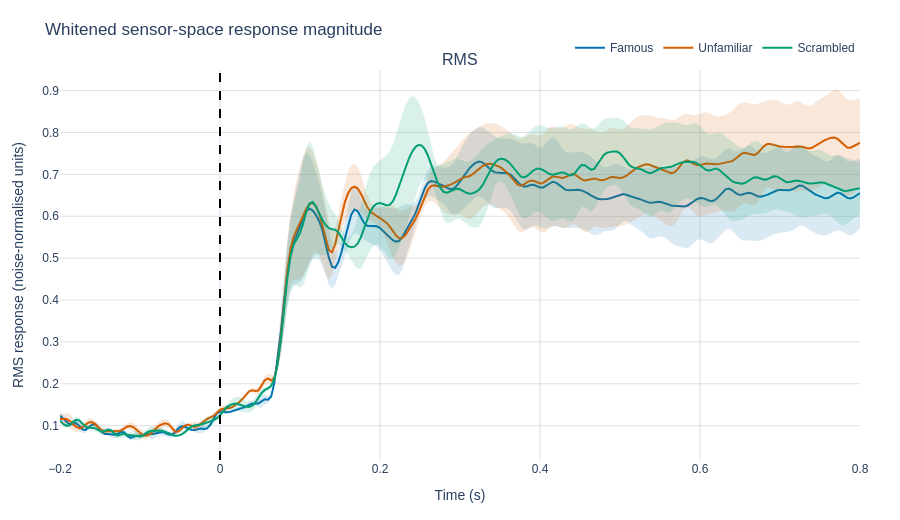

The code cell stored with this chart in its notebook:
### Markdown cell above
### Sensor-space sanity check

Before reducing anything, verify that stimulus-locked structure is actually visible in the whitened sensor data. For each participant and condition we average trials and compute the root-mean-square response across sensors.

This is a cheap but non-negotiable step: PCA will happily return components from data containing nothing but noise, and a flat RMS here would mean every geometric result downstream is describing noise geometry. It is a compact quality-control view, not a replacement for inspecting the original epochs.

### Code cell
sensor_magnitude = {c: [] for c in conditions}

for subject in unique_subjects:
    for condition in conditions:
        rows = (subjects == subject) & (labels == condition)
        evoked = X[rows].mean(axis=0)
        sensor_magnitude[condition].append(np.sqrt(np.mean(evoked**2, axis=0)))

# One curve per participant, grouped by condition: plot_timecourses draws the
# group mean with an SEM band.
sensor_curves = np.concatenate(
    [np.asarray(sensor_magnitude[condition]) for condition in conditions]
)[:, np.newaxis, :]
sensor_groups = [
    LABEL_NAMES[condition]
    for condition in conditions
    for _ in sensor_magnitude[condition]
]

fig_sensor = plot_timecourses(
    sensor_curves,
    times=times,
    channel_names=["RMS"],
    group_labels=sensor_groups,
    palette={LABEL_NAMES[c]: CONDITION_COLORS[c] for c in conditions},
    error_style="band",
    xlabel="Time (s)",
    ylabel="RMS response (noise-normalised units)",
    title="Whitened sensor-space response magnitude",
)
fig_sensor.add_vline(x=0, line_dash="dash", line_color="black")
fig_sensor.show()

### Figure 1 — Plotly figure (JSON) as saved in the notebook; plotly's stock layout.template omitted (floating-point values rounded to 4 significant figures; data arrays with more than 128 entries replaced by an {"elided": "..."} marker saying what was removed)
{"data": [{"hoverinfo": "skip", "legendgroup": "Famous", "line": {"width": 0}, "mode": "lines", "showlegend": false, "type": "scatter", "x": {"elided": "251 float values"}, "xaxis": "x", "y": {"elided": "251 float values"}, "yaxis": "y"}, {"fill": "tonexty", "fillcolor": "rgba(0, 114, 178, 0.15)", "hoverinfo": "skip", "legendgroup": "Famous", "line": {"width": 0}, "mode": "lines", "showlegend": false, "type": "scatter", "x": {"elided": "251 float values"}, "xaxis": "x", "y": {"elided": "251 float values"}, "yaxis": "y"}, {"legendgroup": "Famous", "line": {"color": "#0072B2", "dash": "solid", "width": 2}, "mode": "lines", "name": "Famous", "opacity": 1, "showlegend": true, "type": "scatter", "x": {"elided": "251 float values"}, "xaxis": "x", "y": {"elided": "251 float values"}, "yaxis": "y"}, {"hoverinfo": "skip", "legendgroup": "Unfamiliar", "line": {"width": 0}, "mode": "lines", "showlegend": false, "type": "scatter", "x": {"elided": "251 float values"}, "xaxis": "x", "y": {"elided": "251 float values"}, "yaxis": "y"}, {"fill": "tonexty", "fillcolor": "rgba(213, 94, 0, 0.15)", "hoverinfo": "skip", "legendgroup": "Unfamiliar", "line": {"width": 0}, "mode": "lines", "showlegend": false, "type": "scatter", "x": {"elided": "251 float values"}, "xaxis": "x", "y": {"elided": "251 float values"}, "yaxis": "y"}, {"legendgroup": "Unfamiliar", "line": {"color": "#D55E00", "dash": "solid", "width": 2}, "mode": "lines", "name": "Unfamiliar", "opacity": 1, "showlegend": true, "type": "scatter", "x": {"elided": "251 float values"}, "xaxis": "x", "y": {"elided": "251 float values"}, "yaxis": "y"}, {"hoverinfo": "skip", "legendgroup": "Scrambled", "line": {"width": 0}, "mode": "lines", "showlegend": false, "type": "scatter", "x": {"elided": "251 float values"}, "xaxis": "x", "y": {"elided": "251 float values"}, "yaxis": "y"}, {"fill": "tonexty", "fillcolor": "rgba(0, 158, 115, 0.15)", "hoverinfo": "skip", "legendgroup": "Scrambled", "line": {"width": 0}, "mode": "lines", "showlegend": false, "type": "scatter", "x": {"elided": "251 float values"}, "xaxis": "x", "y": {"elided": "251 float values"}, "yaxis": "y"}, {"legendgroup": "Scrambled", "line": {"color": "#009E73", "dash": "solid", "width": 2}, "mode": "lines", "name": "Scrambled", "opacity": 1, "showlegend": true, "type": "scatter", "x": {"elided": "251 float values"}, "xaxis": "x", "y": {"elided": "251 float values"}, "yaxis": "y"}], "layout": {"annotations": [{"font": {"size": 16}, "showarrow": false, "text": "RMS", "x": 0.5, "xanchor": "center", "xref": "paper", "y": 1, "yanchor": "bottom", "yref": "paper"}], "height": 520, "legend": {"orientation": "h", "x": 1, "xanchor": "right", "y": 1.02, "yanchor": "bottom"}, "margin": {"b": 60, "l": 60, "r": 40, "t": 70}, "shapes": [{"line": {"color": "black", "dash": "dash"}, "type": "line", "x0": 0, "x1": 0, "xref": "x", "y0": 0, "y1": 1, "yref": "y domain"}], "title": {"text": "Whitened sensor-space response magnitude"}, "xaxis": {"anchor": "y", "domain": [0, 1], "title": {"text": "Time (s)"}}, "yaxis": {"anchor": "x", "domain": [0, 1], "title": {"text": "RMS response (noise-normalised units)"}}}}
